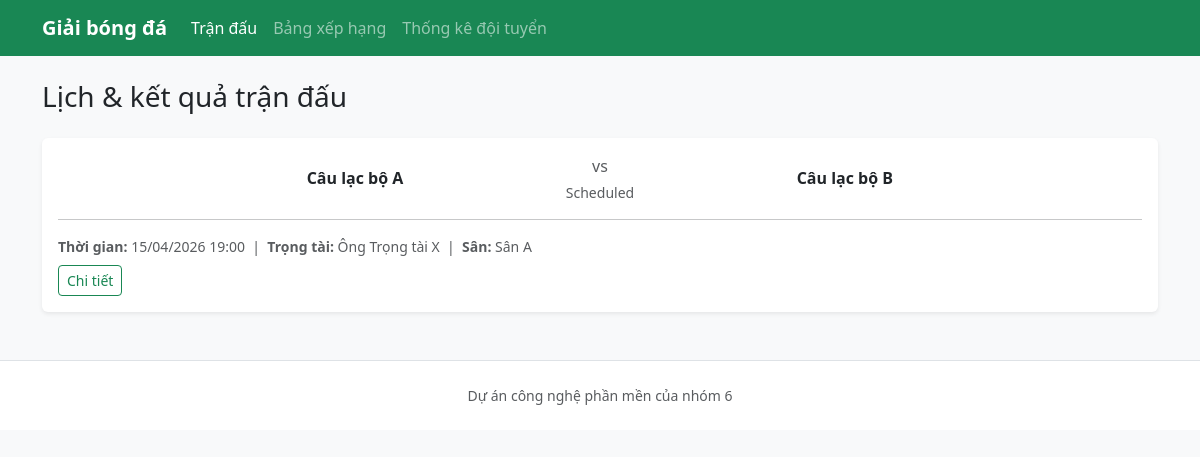
/guest/index.php, run on the app's committed database.
### tables this page shows
CREATE TABLE `Match` (
    MatchId       INT AUTO_INCREMENT PRIMARY KEY,
    HomeClubId    INT NOT NULL,
    AwayClubId    INT NOT NULL,
    MatchDateTime DATETIME(3) NOT NULL,
    RefereeName   VARCHAR(128) NULL,
    Venue         VARCHAR(256) NULL,
    HomeScore     TINYINT UNSIGNED NULL,
    AwayScore     TINYINT UNSIGNED NULL,
    Status        VARCHAR(32) NOT NULL DEFAULT 'Scheduled',
    CONSTRAINT fk_match_home FOREIGN KEY (HomeClubId) REFERENCES Club(ClubId),
    CONSTRAINT fk_match_away FOREIGN KEY (AwayClubId) REFERENCES Club(ClubId),
    CONSTRAINT CK_Match_DifferentClubs CHECK (HomeClubId <> AwayClubId)
);

CREATE TABLE Club (
    ClubId        INT AUTO_INCREMENT PRIMARY KEY,
    Name          VARCHAR(128) NOT NULL,
    ShortName     VARCHAR(16) NULL,
    Stadium       VARCHAR(256) NULL,
    FoundedYear   SMALLINT NULL,
    LogoUrl       VARCHAR(512) NULL
);

### guest/index.php (the view, shortened to what this page needs)
<?php
$pdo = getPdo();
$sql = <<<SQL
SELECT m.MatchId, m.MatchDateTime, m.RefereeName, m.Venue, m.HomeScore, m.AwayScore, m.Status,
       hc.Name AS HomeName, ac.Name AS AwayName
FROM `Match` m
JOIN `Club` hc ON m.HomeClubId = hc.ClubId
JOIN `Club` ac ON m.AwayClubId = ac.ClubId
ORDER BY m.MatchDateTime DESC
SQL;
$matches = $pdo->query($sql)->fetchAll();
require_once dirname(__DIR__) . '/includes/header.php';
?>
<h1 class="h3 mb-4">Lịch &amp; kết quả trận đấu</h1>
<div class="row g-3">
    <?php foreach ($matches as $row): ?>
        <div class="col-12">
            <div class="card card-match border-0 shadow-sm">
                <div class="card-body">
                    <div class="row align-items-center">
                        <div class="col-md-4 text-md-end fw-semibold"><?= htmlspecialchars((string) $row['HomeName'], ENT_QUOTES, 'UTF-8') ?></div>
                        <div class="col-md-4 text-center">
                            <?php if ($row['HomeScore'] !== null && $row['AwayScore'] !== null): ?>
                                <span class="fs-4"><?= (int) $row['HomeScore'] ?> - <?= (int) $row['AwayScore'] ?></span>
                            <?php else: ?>
                                <span class="text-muted">vs</span>
                            <?php endif; ?>
                            <div class="small text-muted mt-1"><?= htmlspecialchars((string) $row['Status'], ENT_QUOTES, 'UTF-8') ?></div>
                        </div>
                        <div class="col-md-4 fw-semibold"><?= htmlspecialchars((string) $row['AwayName'], ENT_QUOTES, 'UTF-8') ?></div>
                    </div>
                    <hr class="my-3">
                    <div class="small text-muted">
                        <strong>Thời gian:</strong> <?= htmlspecialchars(date('d/m/Y H:i', strtotime((string) $row['MatchDateTime'])), ENT_QUOTES, 'UTF-8') ?>
                        &nbsp;|&nbsp; <strong>Trọng tài:</strong> <?= htmlspecialchars((string) ($row['RefereeName'] ?? '—'), ENT_QUOTES, 'UTF-8') ?>
                        &nbsp;|&nbsp; <strong>Sân:</strong> <?= htmlspecialchars((string) ($row['Venue'] ?? '—'), ENT_QUOTES, 'UTF-8') ?>
                    </div>
                    <a class="btn btn-sm btn-outline-success mt-2" href="match.php?id=<?= (int) $row['MatchId'] ?>">Chi tiết</a>
                </div>
            </div>
        </div>
    <?php endforeach; ?>
</div>
<?php require_once dirname(__DIR__) . '/includes/footer.php'; ?>

### data on the page
match: HomeClubId.Name "Câu lạc bộ A", shows "vs", Status "Scheduled", AwayClubId.Name "Câu lạc bộ B", MatchDateTime "15/04/2026 19:00", RefereeName "Ông Trọng tài X", Venue "Sân A"
